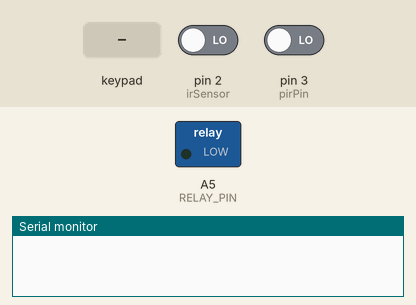
Simulated run of this sketch. Board: Arduino Uno, built with avr-gcc and run on an emulated ATmega328P. Shown: switched loads named in the sketch (green lamp = pin HIGH), the last lines printed to the serial monitor. The test bench sets the inputs (shaded band); at power-on: pin 2 (irSensor) LOW, pin 3 (pirPin) LOW.

Above: at 1.2 s.
1.3 s: keypad keys 1 2 3 4 A B C # pressed 0.4 s apart
At 4.5 s:
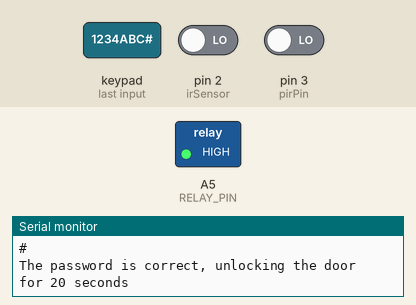
Timing chart, 0 to 25.6 s (numbered marks = the images above; inputs shaded):
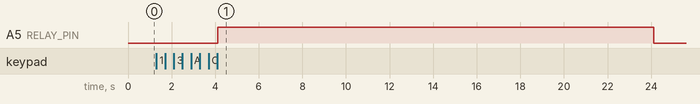

The sketch:

SecuritySystemProject_Arduino_nov15a.ino
```cpp
#include <Keypad.h> //import keypad library

const int RELAY_PIN  = A5; // the Arduino pin, which connects to the IN pin of relay for relay control.
const int ROW_NUM    = 4; // Number of rows in the keypad: 4 rows
const int irSensor = 2; // Infrared sensor pin

int pirPin = 3; // PIR (Passive Infrared) sensor pin
int pirState = LOW; // PIR sensor state
int pirValue = 0; // PIR sensor value


const int COLUMN_NUM = 4; // Number of columns in the keypad: 4 columns

// Define the keypad layout
char keys[ROW_NUM][COLUMN_NUM] = {
  {'1','2','3', 'A'},
  {'4','5','6', 'B'},
  {'7','8','9', 'C'},
  {'*','0','#', 'D'}
};

// Define the row and column pins for the keypad
byte pin_rows[ROW_NUM] = {11, 10, 9, 8}; //connect to the row pinouts of the keypad
byte pin_column[COLUMN_NUM] = {7, 6, 5, 4}; //connect to the column pinouts of the keypad

Keypad keypad = Keypad( makeKeymap(keys), pin_rows, pin_column, ROW_NUM, COLUMN_NUM);

const String password_1 = "1234ABC"; // Define password 1
const String password_2 = "5642AB";  // Define password 2
const String password_3 = "4545A";   // Define password 3
String input_password;

void setup() {
  Serial.begin(9600);
  input_password.reserve(32); // // Reserve space for input password, maximum input characters is 33, change if needed
  pinMode(RELAY_PIN, OUTPUT); // initialize relay pin as an output.
  digitalWrite(RELAY_PIN, LOW); // Initially, lock the lockbox with the solenoid lock if there is no one around the system
  pinMode(pirPin, INPUT); // Set PIR sensor pin as input


}

void loop() {

  char key = keypad.getKey(); // Get key from the keypad

  int irValue = digitalRead(irSensor); // Read value from the infrared sensor

  int pirValue = digitalRead(pirPin); // Read value from the PIR sensor


  static bool printed1 = false; // Flag to ensure printing only once


  // Check PIR sensor for motion detection
  if (irValue == HIGH && !printed1) {// check if the input is HIGH
    if (pirState == LOW) {
      // we have just turned on
      Serial.println("Motion detected!");
      // We only want to print on the output change, not state
      pirState = HIGH;
      printed1 = true;
    }
  }

  else {
    if (pirState == HIGH && !printed1){
      // we have just turned off
      Serial.println("Motion ended!");
      // We only want to print on the output change, not state
      pirState = LOW;
      printed1 = true;
    }
  }


  // Flag to ensure printing only once
  static bool printed2 = false;

  // Check infrared sensor for object detection --> to check whether the parcel is there or not
  if(irValue == 1 && !printed2){
    Serial.print("irSensorValue: ");
    Serial.println(irValue);

    Serial.println("Object detected!");

    printed2 = true;

  }


  if (key){


    Serial.println(key);


    if(key == '*') {
      input_password = ""; // reset the input password
    }

    else if(key == '#') {
      if(input_password == password_1 || input_password == password_2 || input_password == password_3) {
        // Check entered password and unlock the solenoid lock if correct
        Serial.println("The password is correct, unlocking the door for 20 seconds");
        digitalWrite(RELAY_PIN, HIGH);  // unlock the lock for 20 seconds
        delay(20000);
        digitalWrite(RELAY_PIN, LOW); // lock the lock
        Serial.println("The lock is locked now.");
      }

      else {
        Serial.println("The password is incorrect, try again");
      }

      input_password = ""; // reset the input password
    }

    else {
      input_password += key; // append new character to input password string
    }
  }
}
```

Measured:
- after the input at 1.3 s, A5 (RELAY_PIN): LOW → HIGH after 2.8 s, → LOW 20.0 s later
